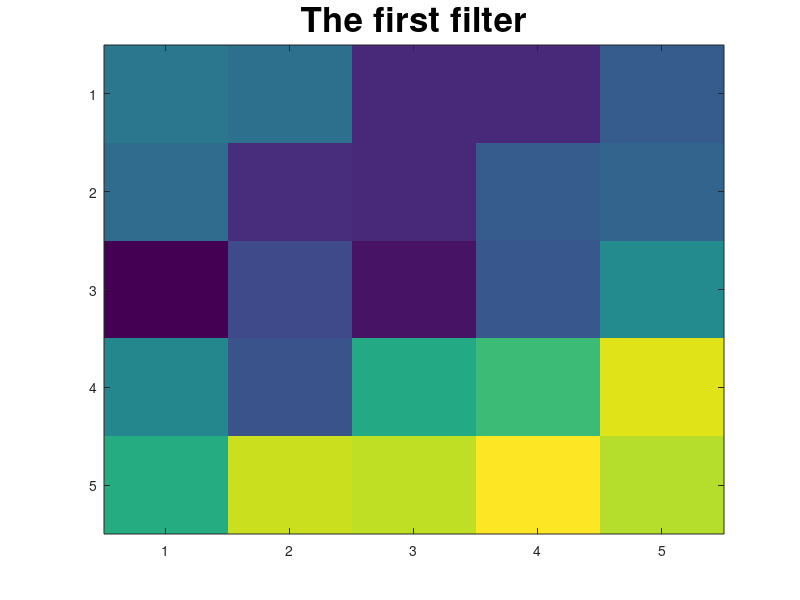

Recreate this plot in MATLAB. (Note: this script raises an error after producing the figure.)
close all
clear
load('models/network_trained_with_momentum.mat')

%% 6
% All filters for the first convolutional layer
figure
imagesc(net.layers{2}.params.weights(:,:,1,1))
title("The first filter", "FontSize", 25)

figure;
sgtitle("The other fifteen filters", "FontSize", 28)

for r = 1:3
    for c = 1:5
        subplot(3, 5, (r-1)*5 + c)
        imagesc(net.layers{2}.params.weights(:,:,1,(r-1)*5 + c + 1))
        axis off
    end
end



%%
% Plot some misclassified images
x_test = loadMNISTImages('data/mnist/t10k-images.idx3-ubyte');
y_test = loadMNISTLabels('data/mnist/t10k-labels.idx1-ubyte');
y_test(y_test==0) = 10;
x_test = reshape(x_test, [28, 28, 1, 10000]);

pred = zeros(numel(y_test),1);
batch = 10;
for i=1:batch:size(y_test)
    idx = i:min(i+batch-1, numel(y_test));
    % note that y_test is only used for the loss and not the prediction
    y = evaluate(net, x_test(:,:,:,idx), y_test(idx));
    [~, p] = max(y{end-1}, [], 1);
    pred(idx) = p;
end

misclassified_idx = pred ~= y_test;
ground_truth = pred(misclassified_idx);
misclassified_label = y_test(misclassified_idx);
misclassified = x_test(:,:,:,misclassified_idx);
classes = [1:9 0];
siz = size(misclassified);
misclassified = reshape(misclassified, [28, 28, 1, siz(4)]);
for j=1:6
    figure
    imagesc(misclassified(:,:,1,j));
    colormap(gray);
    axis off;
    title(['Ground truth: ', num2str(classes((misclassified_label(j)))), '     Predicted: ', num2str(classes(ground_truth(j)))], "FontSize", 25)
end

%%
% Plot confusion matrix
figure
cm = confusionmat(y_test, pred);
heatmap(cm);
xlabel('Actual')%, 'FontSize', 25)
ylabel('Predicted')%, 'FontSize', 25)

%%
% Calculate precision
sum_over_cols = sum(cm,2);
sum_over_rows = sum(cm);
true_positives = diag(cm);

precision = true_positives./sum_over_rows';
recall = true_positives./sum_over_cols;


%% 7
cifar10_starter()
%load('models/cifar10_new.mat')

%%
% All filters for the first convolutional layer
figure
for r = 1:4
    for c = 1:6
        subplot(4, 6, (r-1)*6 + c)
        imagesc(net.layers{2}.params.weights(:,:, min(idivide(int32((r-1)*6 + c), int32(8)) + 1, 3), mod((r-1)*6 + c, 8) + 1))
        axis off
    end
end
sgtitle("All 24 filters in the first layer", "FontSize", 28)

%%
% Plot some misclassified images
[x_train, y_train, x_test, y_test, classes] = load_cifar10(2);
%%
y_test(y_test==0) = 10;
x_test = reshape(x_test, [32, 32, 3, 10000]);

pred = zeros(numel(y_test),1);
batch = 10;
for i=1:batch:size(y_test)
    idx = i:min(i+batch-1, numel(y_test));
    % note that y_test is only used for the loss and not the prediction
    y = evaluate(net, x_test(:,:,:,idx), y_test(idx));
    [~, p] = max(y{end-1}, [], 1);
    pred(idx) = p;
end

misclassified_idx = pred ~= y_test;
ground_truth = pred(misclassified_idx);
misclassified_label = y_test(misclassified_idx);
misclassified = x_test(:,:,:,misclassified_idx);
siz = size(misclassified);
%%
misclassified = reshape(misclassified, [32, 32, 3, siz(4)]);
for j=1:3
    figure
    imagesc(misclassified(:,:,:,j)./max(max(misclassified(:,:,:,j))));
    axis off;
    title(['Ground truth: ', num2str(classes{misclassified_label(j)}), '     Predicted: ', num2str(classes{ground_truth(j)})], "FontSize", 25)
end

%%
% Plot confusion matrix
cm = confusionmat(y_test, uint8(pred));
heatmap(cm);

%%
% Calculate precision
sum_over_cols = sum(cm,2);
sum_over_rows = sum(cm);
true_positives = diag(cm);

precision = true_positives./sum_over_rows';
recall = true_positives./sum_over_cols;

